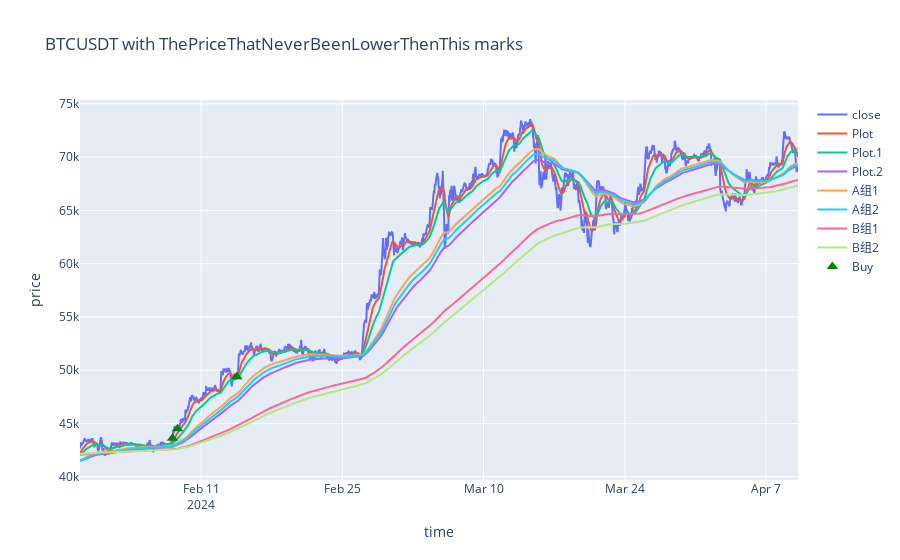

This figure's notebook cell:
### Code cell
import plotly.graph_objects as go

fig = go.Figure()

# Add the close line
fig.add_trace(go.Scatter(x=data1['time'], y=data1['close'], mode='lines', name='close'))

# Add other lines
fig.add_trace(go.Scatter(x=data1['time'], y=data1['Plot'], mode='lines', name='Plot'))
fig.add_trace(go.Scatter(x=data1['time'], y=data1['Plot.1'], mode='lines', name='Plot.1'))
fig.add_trace(go.Scatter(x=data1['time'], y=data1['Plot.2'], mode='lines', name='Plot.2'))
fig.add_trace(go.Scatter(x=data1['time'], y=data1['A组1'], mode='lines', name='A组1'))
fig.add_trace(go.Scatter(x=data1['time'], y=data1['A组2'], mode='lines', name='A组2'))
fig.add_trace(go.Scatter(x=data1['time'], y=data1['B组1'], mode='lines', name='B组1'))
fig.add_trace(go.Scatter(x=data1['time'], y=data1['B组2'], mode='lines', name='B组2'))
# Add the buy markers
fig.add_trace(go.Scatter(x=data1['time'][data1['Largest_DropDown'] == True], 
                         y=data1['close'][data1['Largest_DropDown'] == True], 
                         mode='markers', 
                         marker=dict(color='green', size=10, symbol='triangle-up'), 
                         name='Buy'))
# Update layout
fig.update_layout(title='BTCUSDT with ThePriceThatNeverBeenLowerThenThis marks', 
                  xaxis_title='time', 
                  yaxis_title='price')

# Show the plot
fig.show()

### Figure 1 — Plotly figure (JSON) as saved in the notebook; plotly's stock layout.template omitted (floating-point values rounded to 4 significant figures; data arrays with more than 128 entries replaced by an {"elided": "..."} marker saying what was removed)
{"data": [{"mode": "lines", "name": "close", "type": "scatter", "x": {"elided": "1709 str values"}, "y": {"elided": "1709 float values"}}, {"mode": "lines", "name": "Plot", "type": "scatter", "x": {"elided": "1709 str values"}, "y": {"elided": "1709 float values"}}, {"mode": "lines", "name": "Plot.1", "type": "scatter", "x": {"elided": "1709 str values"}, "y": {"elided": "1709 float values"}}, {"mode": "lines", "name": "Plot.2", "type": "scatter", "x": {"elided": "1709 str values"}, "y": {"elided": "1709 float values"}}, {"mode": "lines", "name": "A组1", "type": "scatter", "x": {"elided": "1709 str values"}, "y": {"elided": "1709 float values"}}, {"mode": "lines", "name": "A组2", "type": "scatter", "x": {"elided": "1709 str values"}, "y": {"elided": "1709 float values"}}, {"mode": "lines", "name": "B组1", "type": "scatter", "x": {"elided": "1709 str values"}, "y": {"elided": "1709 float values"}}, {"mode": "lines", "name": "B组2", "type": "scatter", "x": {"elided": "1709 str values"}, "y": {"elided": "1709 float values"}}, {"marker": {"color": "green", "size": 10, "symbol": "triangle-up"}, "mode": "markers", "name": "Buy", "type": "scatter", "x": ["2024-02-08T04:00:00+09:00", "2024-02-08T16:00:00+09:00", "2024-02-14T13:00:00+09:00"], "y": [43620.0, 44510.0, 49390.0]}], "layout": {"title": {"text": "BTCUSDT with ThePriceThatNeverBeenLowerThenThis marks"}, "xaxis": {"title": {"text": "time"}}, "yaxis": {"title": {"text": "price"}}}}
